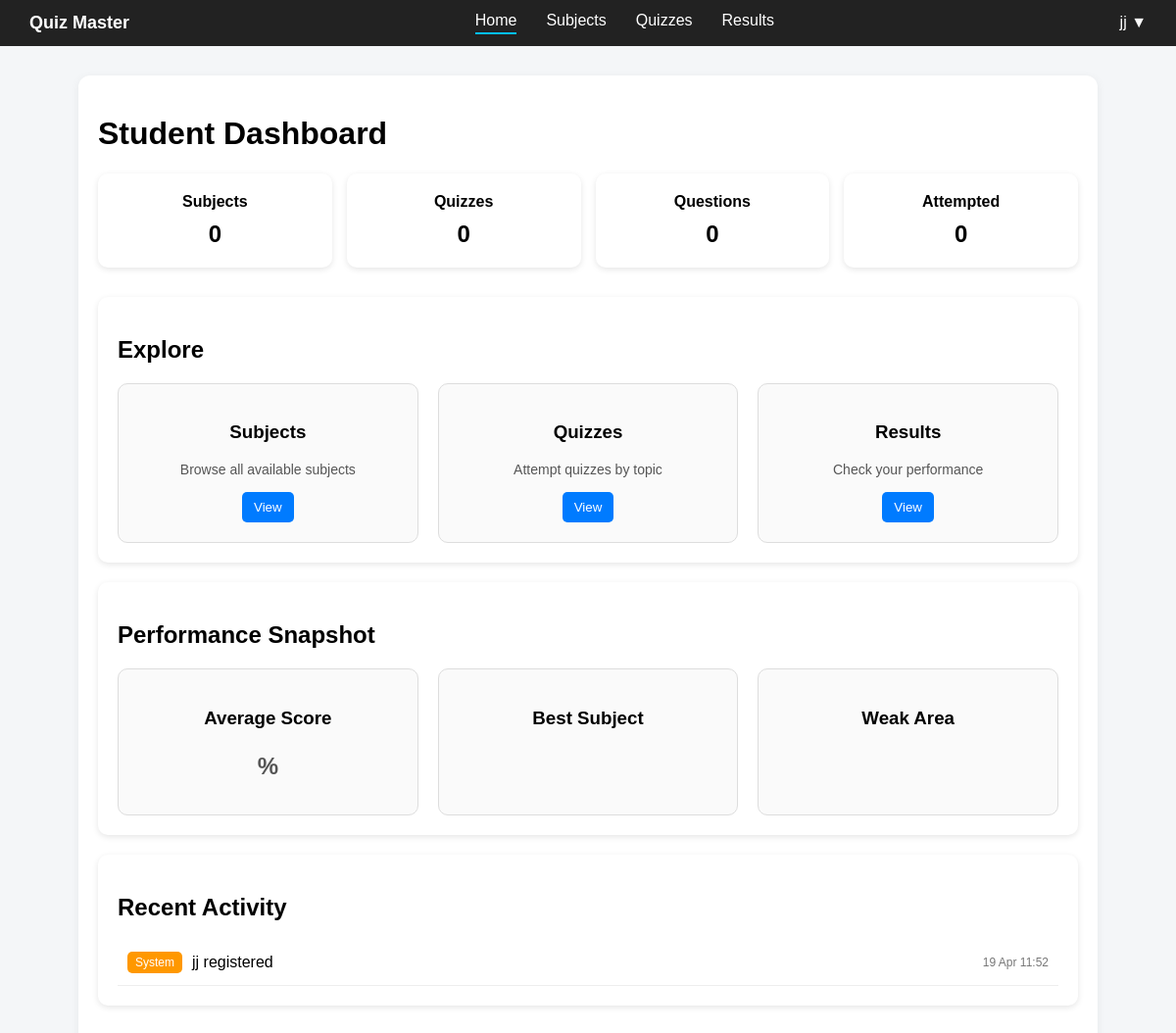
The app's page /dashboard (signed in) with its own data.
### controller/models.py (models this page shows)
class Activity(db.Model):
    __tablename__ = "activities"
    id = db.Column(db.Integer, primary_key=True)
    type = db.Column(db.String(50), nullable=False)
    message = db.Column(db.String(300), nullable=False)
    timestamp = db.Column(db.DateTime, default=datetime.utcnow)
    user_id = db.Column(db.Integer, db.ForeignKey("users.id"), nullable=True)

### app.py (the view)
@app.route("/home")
@app.route("/dashboard")
def home():
    user_id = session.get("user_id")
    if not user_id:
        flash("Please login first")
        return redirect(url_for("landing"))
    if session.get("role") == "admin":
        return redirect(url_for("admin_dashboard"))
    subjects_count = Subject.query.count()
    quizzes_count = Quiz.query.count()
    questions_count = Question.query.count()
    attempted_count = Attempt.query.filter_by(user_id=user_id).count()
    activities = (
        Activity.query
        .filter_by(user_id=user_id)
        .order_by(Activity.timestamp.desc())
        .limit(5)
        .all()
    )
    return render_template(
        "user_dashboard.html",subjects_count=subjects_count, quizzes_count=quizzes_count, questions_count=questions_count, attempted_count=attempted_count,activities=activities
    )

### templates/user_dashboard.html (shortened to what this page needs)
{% extends "base.html" %}
{% block content %}
<h1>Student Dashboard</h1>
<div class="stats">
    <div class="card">Subjects<br><span>{{ subjects_count }}</span></div>
    <div class="card">Quizzes<br><span>{{ quizzes_count }}</span></div>
    <div class="card">Questions<br><span>{{ questions_count }}</span></div>
    <div class="card">Attempted<br><span>{{ attempted_count }}</span></div>
</div>
<div class="section">
    <h2>Explore</h2>
    <div class="manage-grid">
        <div class="manage-card">
            <h3>Subjects</h3>
            <p>Browse all available subjects</p>
            <div class="actions">
                <button onclick="location.href='#'">View</button>
            </div>
        </div>
        <div class="manage-card">
            <h3>Quizzes</h3>
            <p>Attempt quizzes by topic</p>
            <div class="actions">
                <button onclick="location.href='#'">View</button>
            </div>
        </div>
        <div class="manage-card">
            <h3>Results</h3>
            <p>Check your performance</p>
            <div class="actions">
                <button onclick="location.href='#'">View</button>
            </div>
        </div>
    </div>
</div>
<div class="section">
    <h2>Performance Snapshot</h2>
    <div class="manage-grid">
        <div class="manage-card">
            <h3>Average Score</h3>
            <p style="font-size: 24px; font-weight: bold;">{{ avg_score }}%</p>
        </div>
        <div class="manage-card">
            <h3>Best Subject</h3>
        </div>
        <div class="manage-card">
            <h3>Weak Area</h3>
        </div>
    </div>
</div>
<div class="section">
    <h2>Recent Activity</h2>
    {% if activities %}
    {% for a in activities %}
    <div class="activity-item">
        <span class="tag {{ a.type }}">
            {{ a.type|capitalize }}
        </span>
        <span class="text">
            {{ a.message }}
        </span>
        <span class="time">
            {{ a.timestamp.strftime('%d %b %H:%M') }}
        </span>
    </div>
    {% endfor %}
    {% else %}
    <p>No recent activity</p>
    {% endif %}
</div>
{% endblock %}

### static/css/base.css (style rules this page uses)
body { font-family: Arial, sans-serif; background: #f4f6f8; margin: 0; }
.stats { display: grid; grid-template-columns: repeat(4, 1fr); gap: 15px; margin-bottom: 30px; }
.card { background: white; padding: 20px; text-align: center; border-radius: 10px; box-shadow: 0 2px 6px rgba(0, 0, 0, 0.1); font-weight: bold; }
.card span { display: block; font-size: 24px; margin-top: 10px; }
.section { background: white; padding: 20px; margin-bottom: 20px; border-radius: 10px; box-shadow: 0 2px 6px rgba(0, 0, 0, 0.1); }
.manage-grid { display: grid; grid-template-columns: repeat(3, 1fr); gap: 20px; }
.manage-card { background: #fafafa; padding: 20px; border-radius: 10px; text-align: center; border: 1px solid #ddd; }
.manage-card p { font-size: 14px; color: #555; margin-bottom: 15px; }
.actions button { padding: 8px 12px; border: none; border-radius: 5px; background: #007bff; color: white; cursor: pointer; }
.activity-item { display: flex; align-items: center; justify-content: space-between; padding: 12px 10px; border-bottom: 1px solid #eee; }
.system { background: #ff9800; }
.tag { padding: 4px 8px; border-radius: 5px; font-size: 12px; color: white; }
.text { flex: 1; margin-left: 10px; }
.time { font-size: 12px; color: #777; }

### records on screen
Activity: type "System", message "jj registered", timestamp "19 Apr 11:52"

### other values on screen
{{ session.get('username', 'User') }} "jj"
{{ subjects_count }} "0"
{{ quizzes_count }} "0"
{{ questions_count }} "0"
{{ attempted_count }} "0"
